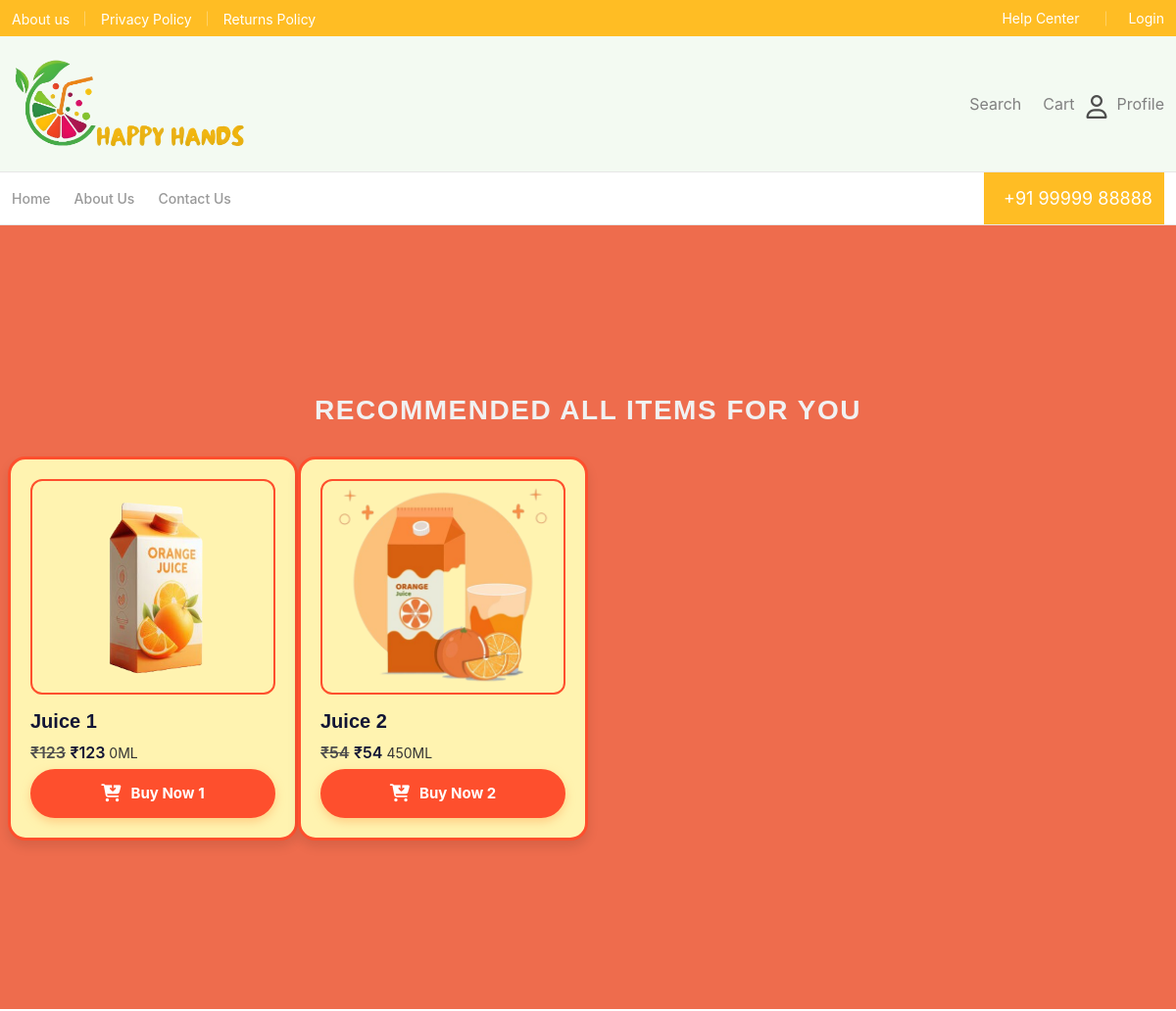
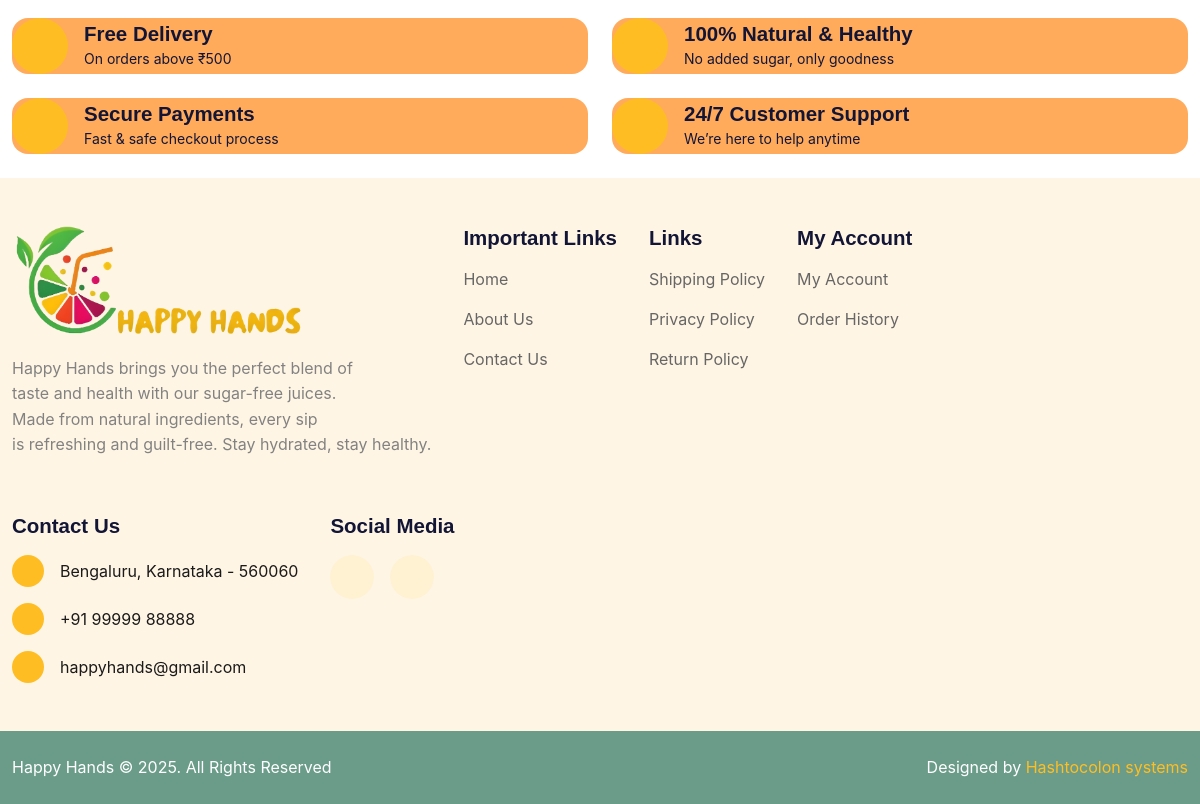
Screenshot of /products/ with the database file from the repository (2 pictures, top to bottom).
### base/models.py (models this page shows)
class product(models.Model):
   product_name = models.CharField(max_length=255)
   quantity = models.IntegerField(default=0,blank=True,)
   product_description =models.TextField(blank=True,default="")
   specifications =models.TextField(blank=True,default="")
   price=models.IntegerField(default=0,blank=True)
   strikeout_price=models.IntegerField(default=0,blank=True)
   image_1=models.ImageField(upload_to='products/' ,blank=True,)
   image_2=models.ImageField(upload_to='products/' ,blank=True,)
   image_3=models.ImageField(upload_to='products/' ,blank=True,)
   image_4=models.ImageField(upload_to='products/' ,blank=True,)
   image_5=models.ImageField(upload_to='products/' ,blank=True,)
   image_6=models.ImageField(upload_to='products/' ,blank=True,)
   image_7=models.ImageField(upload_to='products/' ,blank=True,)
   key_words=models.CharField(max_length=255,blank=True,default="")
   juice_type =models.CharField(max_length=255,blank=True,default="")
   category =models.CharField(max_length=255,blank=True,default="")
   slug= models.SlugField(blank=True,default="")
   def __str__(self):
       return self.product_name

### base/views.py (the view, shortened to what this page needs)
# urls.py: path("products/",views.products, name="products"),
def products(request):
    post=product.objects.all()
    search_post = request.GET.get('search')
    print(post)
    content={
       "post":post
    }
    return render(request, "products.html",content)

### templates/products.html
  {% extends "base.html" %}
  {% load static %}
  {% block content %}
<div class="product-container" id="product">
    <div class="product-wrapper">
        <h2 class="product-title text-gray-50 ">Recommended All Items for you</h2>
        <div class="product-grid row">
            {% for posts in post  %}
            <div class="product-card col-12 col-md-3">
                <img src="{{ posts.image_1.url }}" alt="Product">
                <h3 class="product-name">{{posts.product_name}}</h3>
                <div class="product-card__price mt-0 pb-5">
                                <span class="text-gray-700 text-md fw-semibold text-decoration-line-through"> ₹{{posts.price}} </span>
                                <span class="text-heading text-md fw-semibold "> ₹{{posts.price}} <span class="text-gray-800 fw-normal text-sm">{{posts.quantity}}ML</span> </span>
                            </div>
                <a href="{% url 'base:product_details' posts.slug posts.id  %}" class="buy-now"><i class="fas fa-cart-arrow-down"></i> Buy Now {{posts.id}}</a>
            </div>
            {% endfor %}
        </div>
    </div>
</div>
   {% endblock content %}

### rows the page displays
product: image_1 (picture), product_name "Juice 1", price "123", quantity "0", id "1"
product: image_1 (picture), product_name "Juice 2", price "54", quantity "450", id "2"
